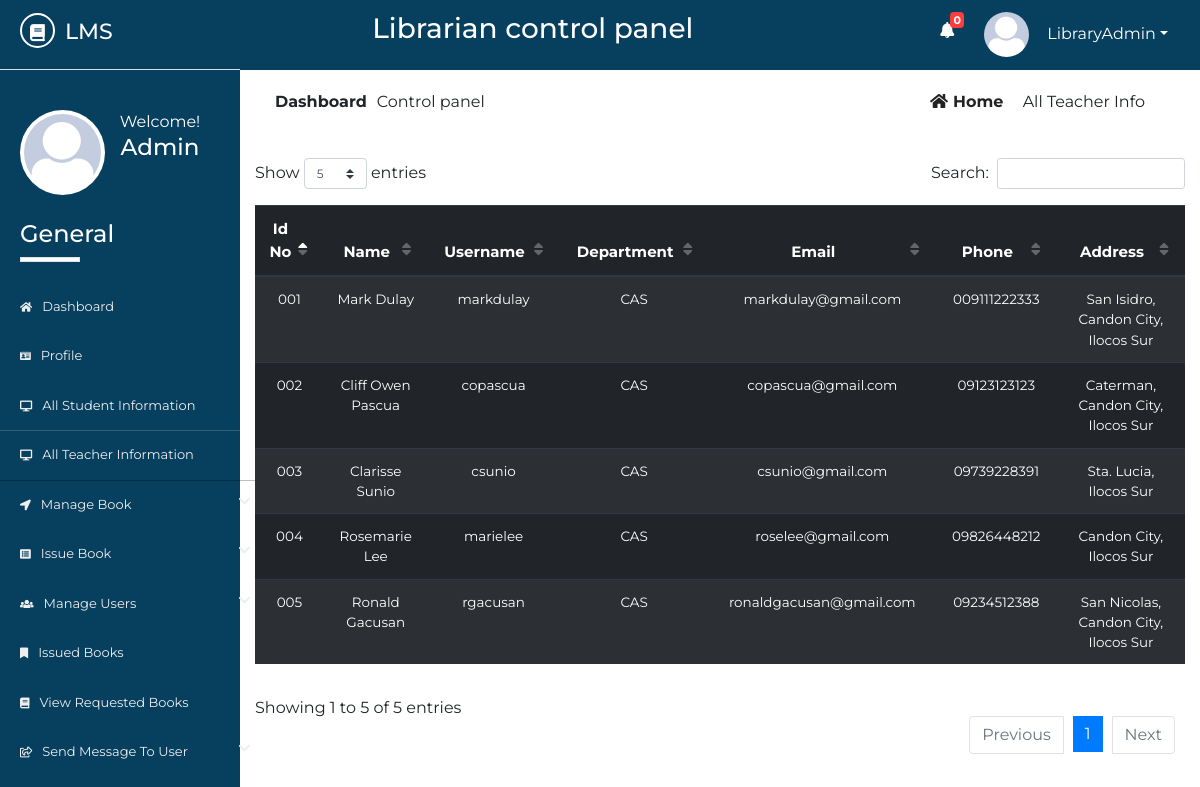
Screenshot of /Source/librarian/all-teacher-info.php (signed in) with the database file from the repository.
### tables this page shows
CREATE TABLE `lib_registration` (
  `id` int(2) NOT NULL,
  `name` varchar(50) NOT NULL,
  `username` varchar(20) NOT NULL,
  `password` varchar(20) NOT NULL,
  `email` varchar(50) NOT NULL,
  `phone` varchar(20) NOT NULL,
  `address` varchar(100) NOT NULL,
  `photo` varchar(500) NOT NULL,
  `status` varchar(7) NOT NULL
);

CREATE TABLE `t_registration` (
  `id` int(10) NOT NULL,
  `name` varchar(50) NOT NULL,
  `username` varchar(50) NOT NULL,
  `password` varchar(50) NOT NULL,
  `department` varchar(250) NOT NULL,
  `email` varchar(50) NOT NULL,
  `phone` varchar(20) NOT NULL,
  `idno` varchar(20) NOT NULL,
  `address` varchar(100) NOT NULL,
  `utype` varchar(7) NOT NULL,
  `photo` varchar(500) NOT NULL
);

### Source/librarian/all-teacher-info.php (the view, shortened to what this page needs)
        <?php
    $page = 'tinfo';
    include 'inc/header.php';
    include 'inc/connection.php';
?>
	<div class="dashboard-content">
		<div class="dashboard-header">
			<div class="container">
				<div class="row">
					<div class="col-md-6">
						<div class="left">
							<p><span>dashboard</span>Control panel</p>
						</div>
					</div>
					<div class="col-md-6">
						<div class="right text-right">
							<a href="dashboard.php"><i class="fas fa-home"></i>home</a>
							<span class="disabled">all teacher info</span>
						</div>
					</div>
				</div>
				<div class="student-wrapper">
					<div class="row">
						<div class="col-md-12">
							<div class="std-info">
                                <table id="dtBasicExample" class="table table-striped table-dark text-center">
                                    <thead>
                                         <tr>
                                             <th>Id No</th>
                                             <th>Name</th>
                                             <th>Username</th>
                                             <th>Department</th>
                                             <th>Email</th>
                                             <th>Phone</th>
                                             <th>Address</th>
                                         </tr>
                                    </thead>
                                    <tbody>
                                        <?php
                                             $res= mysqli_query($link, "select * from t_registration");
                                             while ($row=mysqli_fetch_array($res)) {
                                                echo "<tr>";
                                                echo "<td>"; echo $row["idno"]; echo "</td>";
                                                echo "<td>"; echo $row["name"]; echo "</td>";
                                                echo "<td>"; echo $row["username"]; echo "</td>";
                                                echo "<td>"; echo $row["department"]; echo "</td>";
                                                echo "<td>"; echo $row["email"]; echo "</td>";
                                                echo "<td>"; echo $row["phone"]; echo "</td>";
                                                echo "<td>"; echo $row["address"]; echo "</td>";
                                                echo "</tr>";
                                            }
                                        ?>
                                    </tbody>
                                </table>
							</div>
						</div>
					</div>
				</div>
			</div>
		</div>
	</div>
	<?php
		include 'inc/footer.php';
	 ?>

### Source/librarian/inc/header.php (shortened to what this page needs)
<?php
    include 'inc/connection.php';
    $res = mysqli_query($link,"select * from request_books where read1='no'");
    $not= mysqli_num_rows($res);
 ?>
<!DOCTYPE html>
<html lang="en">
<head>
	<link rel="stylesheet" href="inc/css/bootstrap.min.css">
	<link rel="stylesheet" href="inc/css/bootstrap-select.min.css">
	<link rel="stylesheet" href="inc/css/fontawesome-all.min.css">
	<link rel="stylesheet" href="inc/css/datatables.min.css">
	<link rel="stylesheet" href="inc/css/pro1.css">
</head>
<body>
	<div class="main-content">
		<div class="wrapper">
			<div class="left-sidebar">
				<div class="p-title">
                    <h3><a href=""><i class="fas fa-book"></i><span>lms</span></a></h3>
				</div>
				<div class="profile">
					<div class="profile-pic">
                        <?php
                            $res = mysqli_query($link, "select * from lib_registration where username='".$_SESSION['username']."'");
                            while ($row = mysqli_fetch_array($res)){
                                ?><img src="<?php echo $row["photo"]; ?> " height="" width="" alt="something wrong" class="rounded-circle"></a> <?php
                            }
                        ?>
					</div>
					<div class="profile-info text-center">
						<span>Welcome!</span>
						<h2>
              <?php
                $res = mysqli_query($link, "select * from lib_registration where username='".$_SESSION['username']."'");
                while ($row = mysqli_fetch_array($res)){
                  $name  =  $row["name"];
                  echo $name;
                }
              ?>
            </h2>
					</div>
				</div>
				<div class="sidebar-menu">
					<h3>General</h3>
					<div class="border"></div>
	                <ul>
	                    <li class="menu <?php if($page=='home'){ echo 'active';} ?>">
      						<a href="dashboard.php"><i class="fas fa-home"></i>Dashboard</a>
    					</li>
    					  <li class="menu <?php if($page=='profile'){ echo 'active';} ?>">
      						<a href="profile.php"><i class="fas fa-id-card"></i>profile</a>
    					</li>
	                    <li class="menu <?php if($page=='sinfo'){ echo 'active';} ?>">
      						<a href="all-student-info.php"><i class="fas fa-desktop"></i>all student information</a>
    					</li>
    					<li class="menu <?php if($page=='tinfo'){ echo 'active';} ?>">
      						<a href="all-teacher-info.php"><i class="fas fa-desktop"></i>all teacher information</a>
    					</li>
    					<li class="menu menu-toggle2">
      						<a href="#"><i class="fas fa-location-arrow"></i>manage book <span class="fa fa-chevron-down"></span></a>
    					</li>
	                   <li class="menu menu-toggle1">
      						<a href="#"><i class="fas fa-list-alt"></i>issue book <span class="fa fa-chevron-down"></span></a>
    					</li>
    					<li class="menu menu-toggle3">
      						<a href="#"><i class="fas fa-users"></i>manage users <span class="fa fa-chevron-down"></span></a>
    					</li>
    					 <li class="menu <?php if($page=='ibook'){ echo 'active';} ?>">
      						<a href="issued-books.php"><i class="fas fa-bookmark"></i>issued books</a>
    					</li>
    					<li class="menu <?php if($page=='rbook'){ echo 'active';} ?>">
      						<a href="requested-books.php"><i class="fas fa-book"></i>view requested books</a>
    					</li>
    					<li class="menu menu-toggle4">
      						<a href="#"><i class="far fa-share-square"></i>send message to user <span class="fa fa-chevron-down"></span></a>
    					</li>
    				</ul>
				</div>
			</div>
			<div class="content">
				<div class="inner">
					<div class="heading text-center">
						<h3>Librarian control panel</h3>
					</div>
					<div class="header-profile text-right">
						<ul>
                            <li class="icon">
                                <a href="requested-books.php" ><i class="fas fa-bell"></i></a>
                                <span class="count" onclick="window.location='requested-books.php'"><b><?php echo $not; ?></b></span>
                            </li>
							<li class="dropdown">
                                <?php
                                     $res = mysqli_query($link, "select * from lib_registration where username='".$_SESSION['username']."'");
                                     while ($row = mysqli_fetch_array($res)){
                                         ?><a href="" class="dropdown-toggle" data-toggle="dropdown"><img src="<?php echo $row["photo"]; ?>" alt=""><span><?php echo $_SESSION["username"]; ?></span></a> <?php
                                     }
                                ?>
							</li>
						</ul>
					</div>
				</div>

### Source/librarian/inc/css/pro1.css (style rules this page uses)
* { margin: 0; padding: 0; }
body { font-family: 'Montserrat', sans-serif; }
.border { width: 60px; height: 5px; background: #fff; }
.main-content { width: 100%; height: auto; overflow: hidden; }
.main-content .left-sidebar { width: 20%; height: auto; background: #073f5f; float: left; }
.main-content .left-sidebar .p-title { width: 100%; padding: 13px; padding-left: 20px; background: #073f5f; border-bottom: 1px solid #ddd; }
.main-content .p-title a { text-decoration: none; color: #fff; font-size: 22px; text-transform: uppercase; }
.main-content .p-title a i { width: 35px; height: 35px; line-height: 35px; text-align: center; font-size: 17px; border-radius: 50%; border: 2px solid #fff; }
.main-content .p-title a span { margin-left: 10px; }
.main-content .left-sidebar .profile { width: 100%; padding: 20px; margin-top: 0; padding-top: 0; }
.main-content .left-sidebar .profile .profile-pic { width: 40%; float: left; }
.main-content .left-sidebar .profile img { width: 85px; height: 85px; position: inherit; padding: 4px; background: #fff; overflow: hidden; }
.main-content .left-sidebar .profile .profile-info { width: 60%; float: left; color: #fff; }
.main-content .left-sidebar .profile .profile-info h2 { font-size: 23px; }
.sidebar-menu { color: #fff; width: 100%; padding-top: 60px; padding-left: 0; }
.sidebar-menu h3 { margin-left: 20px; font-size: 24px; }
.sidebar-menu .border { margin-left: 20px; margin-bottom: 20px; }
.sidebar-menu ul li a { text-decoration: none; color: #eee; width: 270px; padding: 15px 20px; font-size: 13px; display: block; text-transform: capitalize; transition: all .5s ease; }
.sidebar-menu ul { padding-left: 0; }
.sidebar-menu ul li a i { margin-right: 10px; font-size: smaller; }
.sidebar-menu ul li a span { float: right; }
.content { width: 80%; height: auto; float: right; }
.content .inner { width: 100%; height: 70px; background: #073f5f; padding: 12px; }
.content .inner .heading { width: 60%; float: left; color: #fff; }
.content .inner .header-profile { width: calc(40%-20px); float: right; margin-right: 20px; position: relative; }
.content .inner .header-profile .icon i { margin-right: 30px; font-size: 16px; margin-top: 10px; }
.header-profile .dropdown span { color: #fff; margin-left: 10px; }
.header-profile .icon span { color: #fff; position: absolute; left: 10px; top: 0; font-size: 11px; width: 14px; height: 16px; line-height: 16px; text-align: center; border-radius: 4px; background: #FA3E3E; }
.header-profile ul li { list-style: none; float: left; }
.header-profile ul li i { color: #fff; }
.header-profile img { width: 40px; height: 40px; border-radius: 50%; margin-right: 8px; }
.dropdown a { text-decoration: none; color: #fff; }
.dropdown img { width: 45px; height: 45px; border-radius: 50%; }
.dashboard-header .left { padding: 20px; }
.dashboard-header .left p span { text-transform: capitalize; margin-right: 10px; font-weight: bold; }
.dashboard-header .right { padding: 20px; margin-right: 20px; }
.dashboard-header .right a { text-transform: capitalize; text-decoration: none; color: #222; margin-right: 15px; font-weight: bold; }
.dashboard-header .right a i { margin-right: 5px; }
.dashboard-header .right span { text-transform: capitalize; }
.std-info table tbody { font-size: 13.5px; }
.std-info table thead { font-size: 15px; }
.sidebar-menu li.active a { box-shadow: rgba(0, 0, 0, 0.25) 0 1px 0, inset rgba(255, 255, 255, 0.16) 0 1px 0; border-right: 5px solid #1ABB9C; }

### rows the page displays
lib_registration: photo (picture), name "Admin"
t_registration: idno "001", name "Mark Dulay", username "markdulay", department "CAS", email "markdulay@gmail.com", phone "009111222333", address "San Isidro, Candon City, Ilocos Sur"
t_registration: idno "002", name "Cliff Owen Pascua", username "copascua", department "CAS", email "copascua@gmail.com", phone "09123123123", address "Caterman, Candon City, Ilocos Sur"
t_registration: idno "003", name "Clarisse Sunio", username "csunio", department "CAS", email "csunio@gmail.com", phone "09739228391", address "Sta. Lucia, Ilocos Sur"
t_registration: idno "004", name "Rosemarie Lee", username "marielee", department "CAS", email "roselee@gmail.com", phone "09826448212", address "Candon City, Ilocos Sur"
t_registration: idno "005", name "Ronald Gacusan", username "rgacusan", department "CAS", email "ronaldgacusan@gmail.com", phone "09234512388", address "San Nicolas, Candon City, Ilocos Sur"

### other values shown
$not "0"
